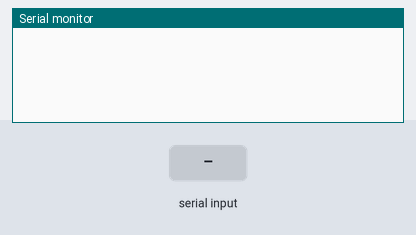
The sketch below on a simulated Arduino Uno, built with avr-gcc and run on an emulated ATmega328P. Shown: the last lines printed to the serial monitor. Inputs (shaded band) come from the test bench. EEPROM starts erased.

Above: at 1.2 s.
1.3 s: "read 3\n" received over Serial
At 2.5 s:
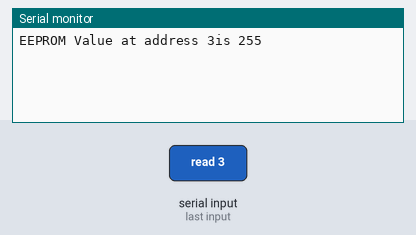
2.8 s: "write 3 10\n" received over Serial
At 3.8 s:
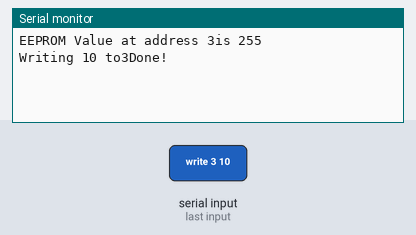

Measured:
- after the input at 1.3 s, the serial monitor: prints a new line at once (image 1)
- after the input at 2.8 s, the serial monitor: prints a new line at once (image 2)

The sketch:

Assignment3.ino
```cpp
/*
 * Peer Graded Assignment
 *
 * Write a sketch that allows a user to access data in EEPROM using the Serial Monitor.
 * In the serial Monitor the user should be able to type one of two commands: "read and "write".
 * "Read" takes one argument, an EEPROM address. "Write" takes two arguments, an EEPROM address and a Value.
 *
 * For example, if the user types "read 3" then the contents of the EEPROM address 3 should be printed to
 * the serial monitor. IF the user types "write 3 10" then the value 10 should be written into address 3 of the EEPROM
 *
 * Author: Richard Myrick T. Arellaga
 * Processor: Atmega 328P
 * Clock: 16MHz
*/

#include <EEPROM.h>

String cmd;
const String strReadcmd = "read";
const String strWritecmd = "write";

void setup() {

  Serial.begin(9600);

}

void loop() {

  if (Serial.available() > 0) {

    cmd = Serial.readStringUntil('\n');

    if (cmd.indexOf(strReadcmd,0)==0) {

      String addr = cmd.substring(5);
      int i_addr = addr.toInt();

      if (i_addr > 1023 || i_addr < 0) {
        Serial.println("Out of range, 0-1023 Only");
      }
      else {
        int val = EEPROM.read(i_addr);
        Serial.print("EEPROM Value at address ");
        Serial.print(i_addr);
        Serial.print("is ");
        Serial.println(val, DEC);
      }
    }

    if (cmd.indexOf(strWritecmd,0)==0) {
            String temp = cmd;
            temp.remove(0, 6);
            int spaceBetween = temp.indexOf(' ');

            String destAddr = temp.substring(0, spaceBetween);
            int i_destAddr = destAddr.toInt();

            String strData = temp.substring(spaceBetween + 1);
            int iData = strData.toInt();

      if (i_destAddr < 0 || i_destAddr > 1023 || iData < 0 || iData > 255) {

        Serial.println("Invalid, Address is 0-1023 Only, Data is from 0-255");

      }

      else {
         Serial.print("Writing ");
         Serial.print(iData);
         Serial.print(" to");
         Serial.print(i_destAddr);

         EEPROM.write(i_destAddr,iData);

        Serial.println("Done!");

   }
  }
 }
}
```
